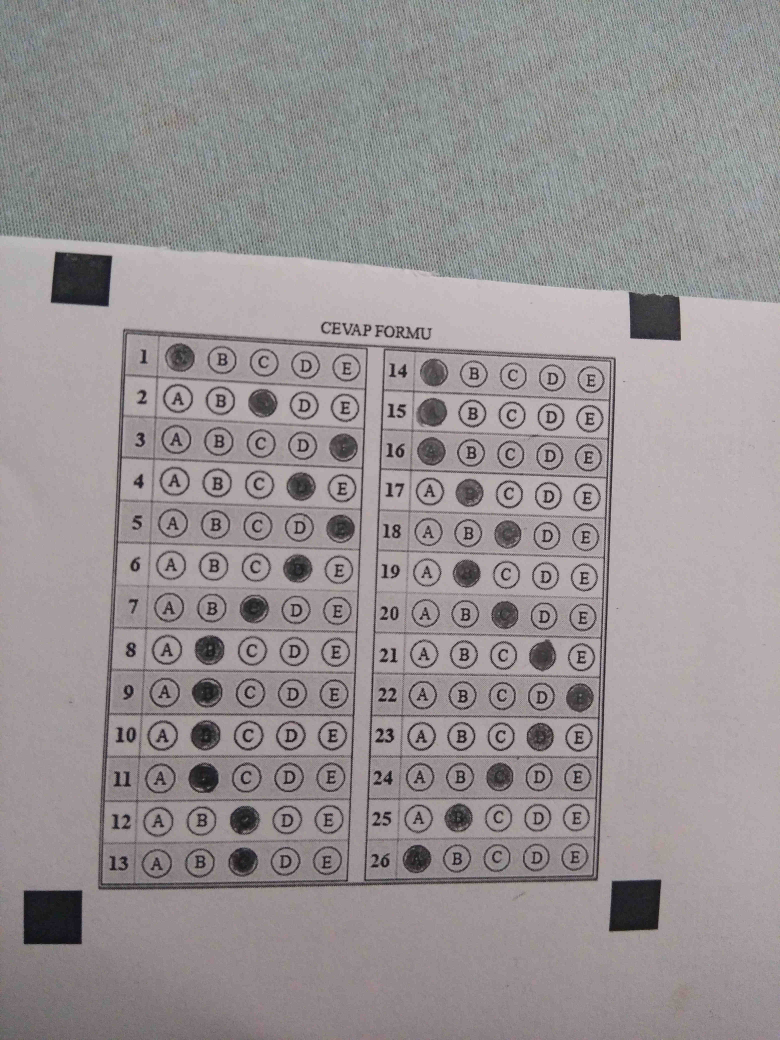
#> input picture resimler/c18.jpg, 3120 x 4160 px (shown at 1/4 size)
$ python main.py
#> lines starting #> are read from the running program, lines starting #| are printed output that depends on the picture; after the words box and inside, x2 and y2 are one past the last pixel; in counts of white or black regions, pixels touching at a corner belong together; long printed decimals are rounded
### kosetespit.py
import cv2
import imutils
import numpy as np

class KoseTespit:
    def __init__(self, resim=""):
#> called with resim = 'resimler/c18.jpg'
        self.img = cv2.imread(resim)
#> self.img is the input picture: shape (4160, 3120, 3); mean B, G, R 146.7, 145.1, 150.5
        self.img = imutils.resize(self.img, height=800, width=600)
#> self.img: shape (800, 600, 3)
        pass

    def __koseleriSirala(self, pts):
        '''
        koordinatları sıralamalıyız
        nokta1: sol üst, nokta2: sag ust, nokta3:sag alt, nokta4: sol alt
        '''
        rect = np.zeros((4, 2), dtype="float32")
        # sol ust toplaması en küçük olandır. sag alt ise en buyuk olandir.
        s = pts.sum(axis=1)
        rect[0] = pts[np.argmin(s)]
        rect[2] = pts[np.argmax(s)]
        # fark değeri en küçük olan sag ust, en buyuk olan sag alttir
        diff = np.diff(pts, axis=1)
        rect[1] = pts[np.argmin(diff)]
        rect[3] = pts[np.argmax(diff)]
        return rect

    def __ayarlanmis(self, img, corners):
        pts = np.array([list([int(x), int(y)]) for x, y in corners])
        rect = self.__koseleriSirala(pts)

        # np.arra().ravel() foksiyonu bize x,y diye iki değer döndürüyor daha doğrusu dizi elemanlarını ayrı ayrı
        xEnBuyuk, yEnBuyuk = np.max(pts, axis=0).ravel()
        xEnKucuk, yEnKucuk = np.min(pts, axis=0).ravel()

        persGenislik = xEnBuyuk - xEnKucuk
        persYukseklik = xEnBuyuk - xEnKucuk

        dst = np.array([
            [0, 0],
            [persGenislik - 1, 0],
            [persGenislik - 1, persYukseklik - 1],
            [0, persYukseklik - 1]], dtype="float32")

        M = cv2.getPerspectiveTransform(rect, dst)
        warped = cv2.warpPerspective(img, M, (persGenislik, persYukseklik))
        return warped

    def __konturBul(self):
        blur = cv2.GaussianBlur(self.img, (17, 17), 0)
        gri = cv2.cvtColor(blur, cv2.COLOR_BGR2GRAY)
        _,kenar = cv2.threshold(gri,100,255,cv2.THRESH_BINARY_INV)
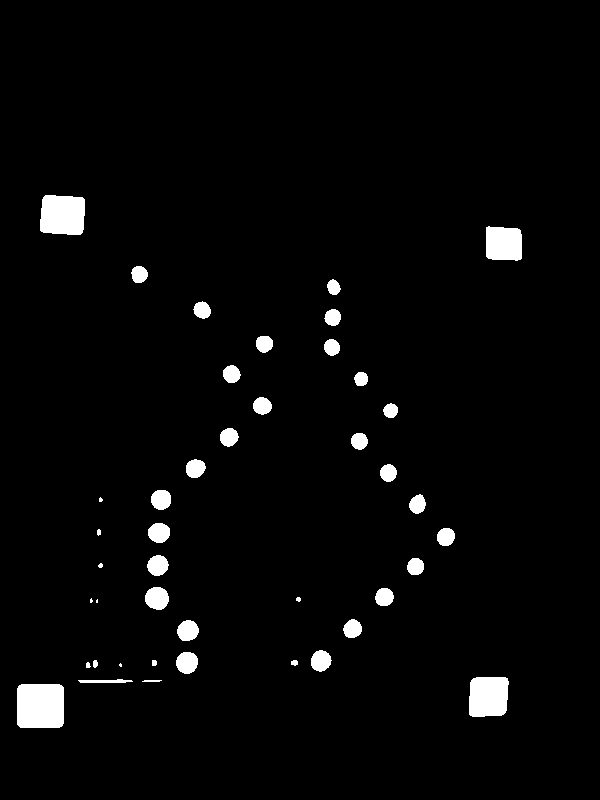
#> kenar: shape (800, 600); 2.9% white; 43 white regions (5 under 20 px), largest, box (x1, y1, x2, y2) and area: (17, 684, 64, 728) 2039, (40, 195, 85, 235) 1642, (469, 677, 509, 717) 1475
        # kenar = cv2.Canny(gri, 25, 100)
        # kenar = cv2.Canny(gri, 25, 150)

        kernel = np.ones((11, 11), np.uint8) / 255
        genisleme = cv2.erode(kenar, kernel, iterations=1)
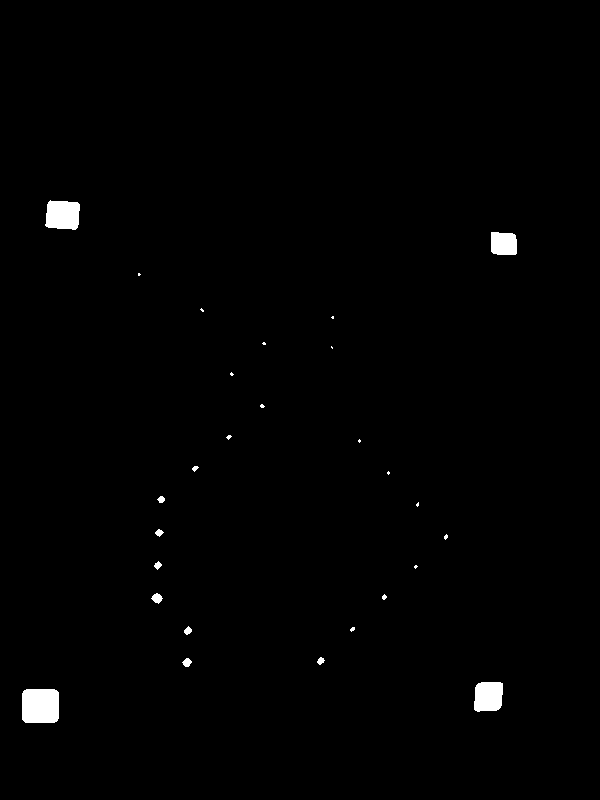
#> genisleme: shape (800, 600); 0.83% white; 27 white regions (14 under 20 px)

        konturlar, hiyerarsi = cv2.findContours(genisleme.copy(), cv2.RETR_EXTERNAL, cv2.CHAIN_APPROX_SIMPLE)
#> konturlar = 27 contours, 16 with area under 20; largest, box (x1, y1, x2, y2) and area: (22, 689, 59, 723) 1165, (45, 200, 80, 230) 836, (474, 682, 503, 712) 730, (491, 232, 517, 255) 516, (151, 593, 163, 604) 66; hiyerarsi = 27 rows, first 6: [1, -1, -1, -1], [2, 0, -1, -1], [3, 1, -1, -1], [4, 2, -1, -1], [5, 3, -1, -1], [6, 4, -1, -1]
        konturlar = sorted(konturlar, key=cv2.contourArea, reverse=True)
        return konturlar

    def kirp(self):
        konturlar = self.__konturBul()
        koseler = []

        if len(konturlar) >= 4:
            konturlar = konturlar[0:4]
#> konturlar = 4 contours; box (x1, y1, x2, y2) and area: (22, 689, 59, 723) 1165, (45, 200, 80, 230) 836, (474, 682, 503, 712) 730, (491, 232, 517, 255) 516
            #kontur kare seklindeyse
            for kontur in konturlar:
                (x, y), yariCap = cv2.minEnclosingCircle(kontur)
                cv2.circle(self.img, (int(x), int(y)), radius=int(yariCap), color=(0, 255, 0), thickness=2)

                koseler.append((x, y))
#> this loop made 4 passes
#> (x, y, yariCap) on passes 1 to 4: (40, 705.5, 22.5), (62, 214.5, 19.98), (488, 696, 19.11), (503.5, 242.5, 16.32)
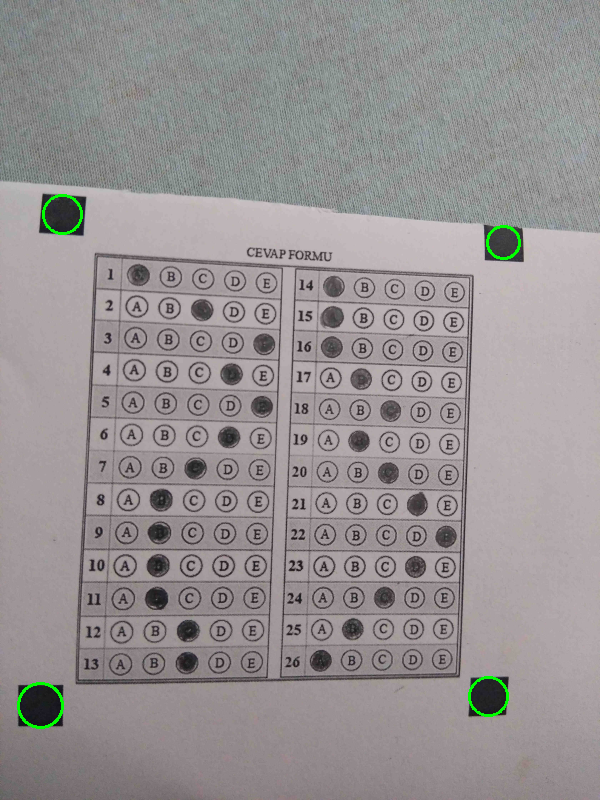
#> self.img: shape (800, 600, 3); mean B, G, R 146.6, 145.7, 150.3
#> after the loop, koseler = [(40, 705.5), (62, 214.5), (488, 696), (503.5, 242.5)]
            # corners = np.array(koseler, dtype="float32")
            yamuk = self.__ayarlanmis(self.img, koseler)
#> in __ayarlanmis, `pts = np.array([list([int(x), int(y)]) for x, y in corners])`: pts = [[40, 705], [62, 214], [488, 696], [503, 242]]
#> in __koseleriSirala, `s = pts.sum(axis=1)`: s = [745, 276, 1184, 745]
#> in __koseleriSirala, `diff = np.diff(pts, axis=1)`: diff = [665, 152, 208, -261]
#> in __ayarlanmis, `rect = self.__koseleriSirala(pts)`: rect = [[62, 214], [503, 242], [488, 696], [40, 705]]
#> in __ayarlanmis, `xEnBuyuk, yEnBuyuk = np.max(pts, axis=0).ravel()`: xEnBuyuk = 503; yEnBuyuk = 705
#> in __ayarlanmis, `xEnKucuk, yEnKucuk = np.min(pts, axis=0).ravel()`: xEnKucuk = 40; yEnKucuk = 214
#> in __ayarlanmis, `persGenislik = xEnBuyuk - xEnKucuk`: persGenislik = 463
#> in __ayarlanmis, `dst = np.array([ [0, 0], [persGenislik - 1, 0], [persGenislik - 1, per..`: dst = [[0, 0], [462, 0], [462, 462], [0, 462]]
#> in __ayarlanmis, `M = cv2.getPerspectiveTransform(rect, dst)`: M = [[0.96, 0.043, -68.71], [-0.06, 0.944, -198.4], [-0.00017, 1.88e-05, 1]]
#> in __ayarlanmis, `warped = cv2.warpPerspective(img, M, (persGenislik, persYukseklik))`:
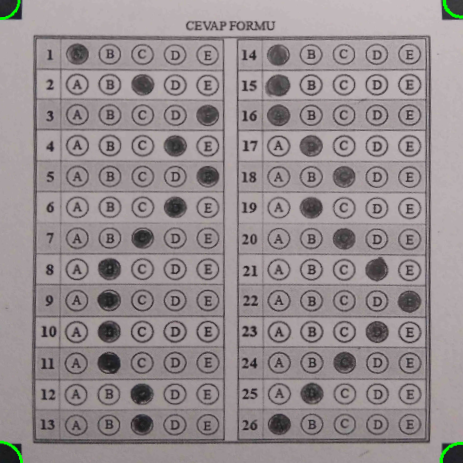
#> warped: shape (463, 463, 3); mean B, G, R 143.6, 141.3, 149.6
            yamuk = imutils.resize(yamuk,width=500,height=500)
            return yamuk
        else:
            print(len(konturlar))

### cevaplariBul.py
import cv2
import numpy as np
import pandas as pd


class CevaplariBul:
    def __init__(self, img):
        self.img = img
        self.cevapAlani = self.img[40:470, 70:460]

    def cevaplariListele(self, esikAyar=100, bulanikFirca=19):
#> called with esikAyar = 100, bulanikFirca = 19
        blur = cv2.GaussianBlur(self.cevapAlani, (bulanikFirca, bulanikFirca), 0)
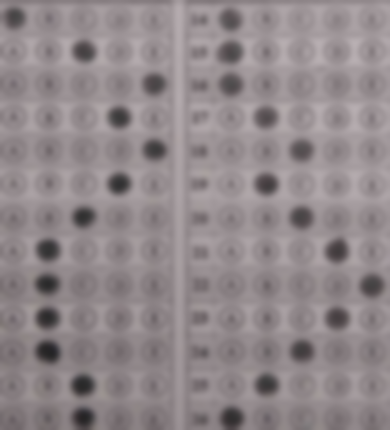
#> blur: shape (430, 390, 3); mean B, G, R 138.6, 135.8, 144.6
        gri = cv2.cvtColor(blur, cv2.COLOR_BGR2GRAY)
#> gri: shape (430, 390)
        esik = cv2.threshold(gri, esikAyar, 255, cv2.THRESH_BINARY_INV)[-1]
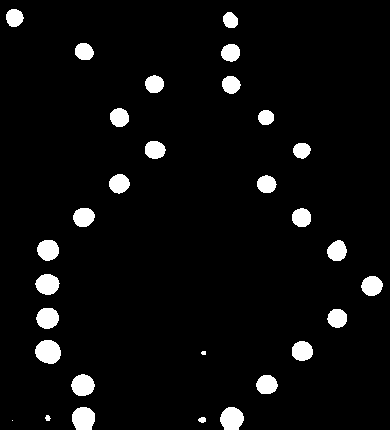
#> esik: shape (430, 390); 5% white; 30 white regions (2 under 20 px), largest, box (x1, y1, x2, y2) and area: (35, 340, 61, 364) 487, (72, 407, 95, 430) 444, (220, 407, 244, 430) 437
        cevapRects = self.__cevaplariBol(esik, satirSayisi=13, sutunSayisi=10)
        return cevapRects

    def __cevaplariBol(self, esikCevapAlani, satirSayisi, sutunSayisi):
#> called with satirSayisi = 13, sutunSayisi = 10
        h, w = esikCevapAlani.shape
        parca = int(h / satirSayisi)
        soruNumarasi = 0
        cevapKoordinatlari = []
        s = 0
        for j in range(0, satirSayisi):
            for i in range(0, sutunSayisi):
                s = s + 1
                if i >= 5:
                    basX = 215 + (i % 5) * parca
                    soruNumarasi = (j + 1) + satirSayisi
                else:
                    soruNumarasi = (j + 1)
                    basX = i * parca

                basY = j * parca
                bitX = basX + parca
                bitY = basY + parca
                pt1 = (basX, basY)
                pt2 = (bitX, bitY)
                cevap = self.__cevapHarf(i)
                roi = esikCevapAlani[basY:bitY, basX:bitX]

                isaretli = self.__cevapKontrolEt(roi)
                # print(s, (basY, bitY), (basX, bitX))
                cevapKoordinatlari.append(
                    {"koordinat": (pt1, pt2), "sorunumarasi": soruNumarasi, "isaretli": isaretli, "cevap": cevap})

                if isaretli == True:
                    cv2.rectangle(self.cevapAlani, pt1, pt2, (255, 255, 255), 2)
#> this loop made 13 passes
#> roi: shape (33, 33); every value is 0
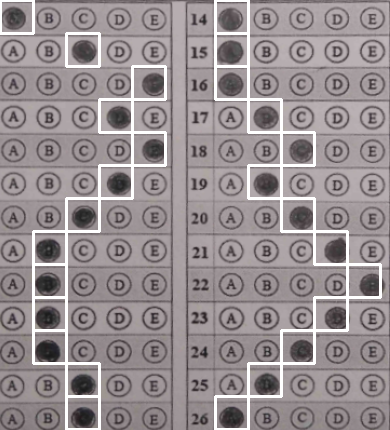
#> self.cevapAlani: shape (430, 390, 3); mean B, G, R 144.4, 141.8, 150
#> after the loop, cevapKoordinatlari = 130 items; s = 130

                ############### Test İşlemleri İçin ######################
                # self.__testContour(s,24,roi,pt1,pt2)

        cv2.imshow("resim", self.cevapAlani)

        c = pd.DataFrame(cevapKoordinatlari)
#> c = table of 130 rows and 4 columns
        return c.query("isaretli == True").sort_values(by=['sorunumarasi'])

    def __cevapKontrolEt(self, roi):

        sonuc = False
        contours, _ = cv2.findContours(roi, cv2.RETR_EXTERNAL, cv2.CHAIN_APPROX_SIMPLE)
        # ne olur ne olmaz diye konturleri siralayip en buyuk olani bulalim
        if len(contours) > 0:
            kontorler = sorted(contours, key=cv2.contourArea, reverse=True)
            kontur = kontorler[0]  # alani en buyuk kontor
            if (cv2.contourArea(kontur) > 130):
                sonuc = True
        else:
            sonuc = False
        return sonuc

    def __cevapHarf(self, sayi):
        cevaplar = ["a", "b", "c", "d", "e"]
        return cevaplar[sayi % 5]

    # [19 lines left out: functions __resimAydinlat, __testContour, not called in this run]

### main.py
from kosetespit import KoseTespit
from cevaplariBul import CevaplariBul
import cv2
import time

def Isaretliler(resim):
    koseTespit = KoseTespit(resim)
    yamuk = koseTespit.kirp()
    cb = CevaplariBul(yamuk)
    return cb.cevaplariListele(esikAyar=100, bulanikFirca=19)
#> in cevaplariListele, `cevapRects = self.__cevaplariBol(esik, satirSayisi=13, sutunSayisi=10)`: cevapRects = table of 26 rows and 4 columns

if __name__ == '__main__':
    bas = time.time()
    print(Isaretliler('resimler/c18.jpg'))
    bit = time.time()
    print(bit-bas)
#| 2.474

cv2.waitKey(0)
cv2.destroyAllWindows()

$ run again, with resimler/c1.jpg copied over resimler/c18.jpg
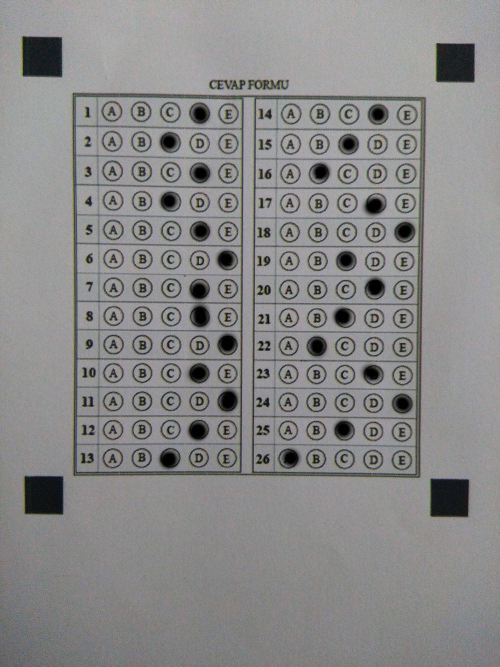
#> input picture resimler/c1.jpg, 1000 x 1333 px (shown at 1/2 size)
#> in __init__, self.img is the input picture: shape (1333, 1000, 3); mean B, G, R 137, 137.1, 137.5
#> kenar: shape (799, 600); 5% white; 121 white regions (37 under 20 px), largest, box (x1, y1, x2, y2) and area: (28, 569, 78, 618) 2337, (27, 44, 75, 92) 2271, (516, 573, 564, 621) 2198
#> genisleme: shape (799, 600); 1.6% white; 31 white regions (1 under 20 px)
#> in __konturBul, `konturlar, hiyerarsi = cv2.findContours(genisleme.copy(), cv2.RETR_EXT..`: konturlar = 31 contours, 1 with area under 20; largest, box (x1, y1, x2, y2) and area: (33, 574, 72, 613) 1384, (32, 49, 70, 87) 1342, (521, 578, 559, 615) 1272, (529, 57, 565, 94) 1212, (267, 472, 282, 489) 142; hiyerarsi = 31 rows, first 6: [1, -1, -1, -1], [2, 0, -1, -1], [3, 1, -1, -1], [4, 2, -1, -1], [5, 3, -1, -1], [6, 4, -1, -1]
#> in kirp, `konturlar = konturlar[0:4]`: konturlar = 4 contours; box (x1, y1, x2, y2) and area: (33, 574, 72, 613) 1384, (32, 49, 70, 87) 1342, (521, 578, 559, 615) 1272, (529, 57, 565, 94) 1212
#> the loop in kirp, `for kontur in konturlar:` made 4 passes
#> (x, y, yariCap) on passes 1 to 4: (52.27, 593.3, 24.46), (50, 67.5, 24.46), (539.2, 596.2, 23.69), (546, 74.53, 23.02)
#> after the loop in kirp, `for kontur in konturlar:`:
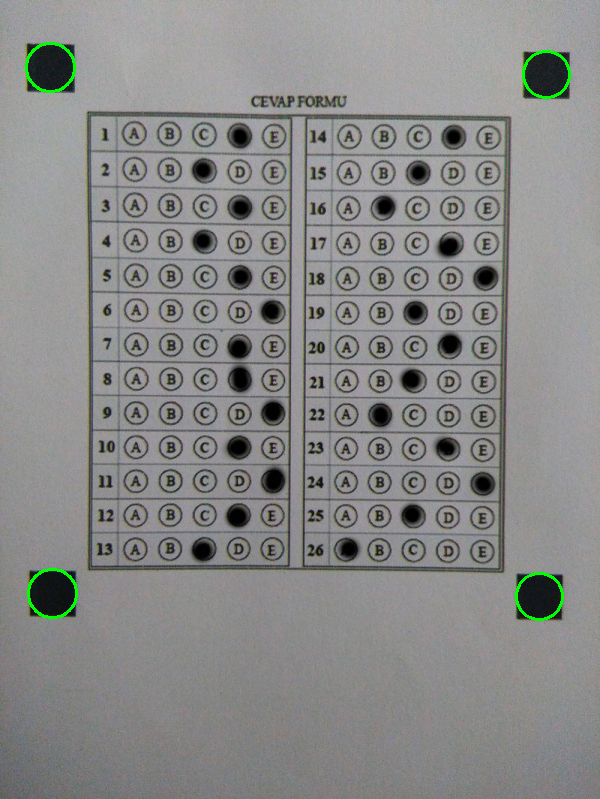
#> self.img: shape (799, 600, 3); mean B, G, R 136.8, 137.8, 137.3
#> after the loop in kirp, `for kontur in konturlar:`: koseler = [(52.27, 593.3), (50, 67.5), (539.2, 596.2), (546, 74.53)]
#> pts = [[52, 593], [50, 67], [539, 596], [546, 74]]
#> in __koseleriSirala, `s = pts.sum(axis=1)`: s = [645, 117, 1135, 620]
#> diff = [541, 17, 57, -472]
#> rect = [[50, 67], [546, 74], [539, 596], [52, 593]]
#> xEnBuyuk = 546; yEnBuyuk = 596
#> xEnKucuk = 50; yEnKucuk = 67
#> persGenislik = 496
#> dst = [[0, 0], [495, 0], [495, 495], [0, 495]]
#> M = [[0.988, -0.00375, -49.13], [-0.013, 0.921, -61.07], [-1.46e-05, -3.45e-05, 1]]
#> esik: shape (430, 390); 7.9% white; 74 white regions (21 under 20 px), largest, box (x1, y1, x2, y2) and area: (108, 211, 134, 266) 1030, (143, 334, 171, 364) 620, (71, 404, 97, 430) 534
#> the loop in __cevaplariBol, `for j in range(0, satirSayisi):` made 13 passes
#> after the loop in __cevaplariBol, `for j in range(0, satirSayisi):`:
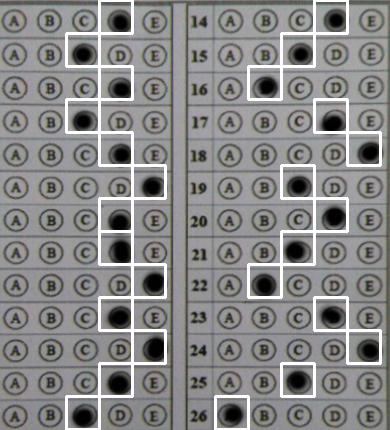
#> self.cevapAlani: shape (430, 390, 3); mean B, G, R 134.8, 134.9, 135.1
#> after the loop in __cevaplariBol, `for j in range(0, satirSayisi):`: cevapKoordinatlari = 130 items; s = 130
#> c = table of 130 rows and 4 columns
#> cevapRects = table of 26 rows and 4 columns
#| 0.8532
